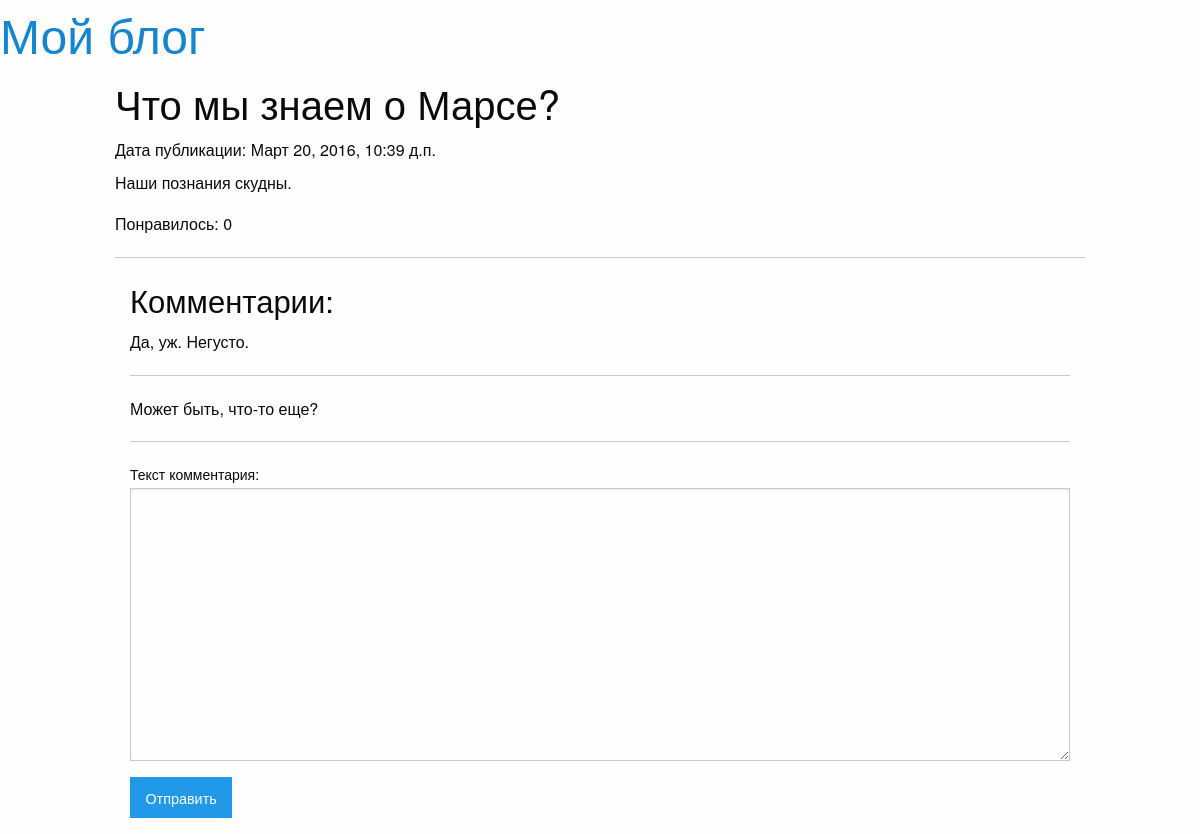
The page /articles/get/1/ on the database as committed earlier.
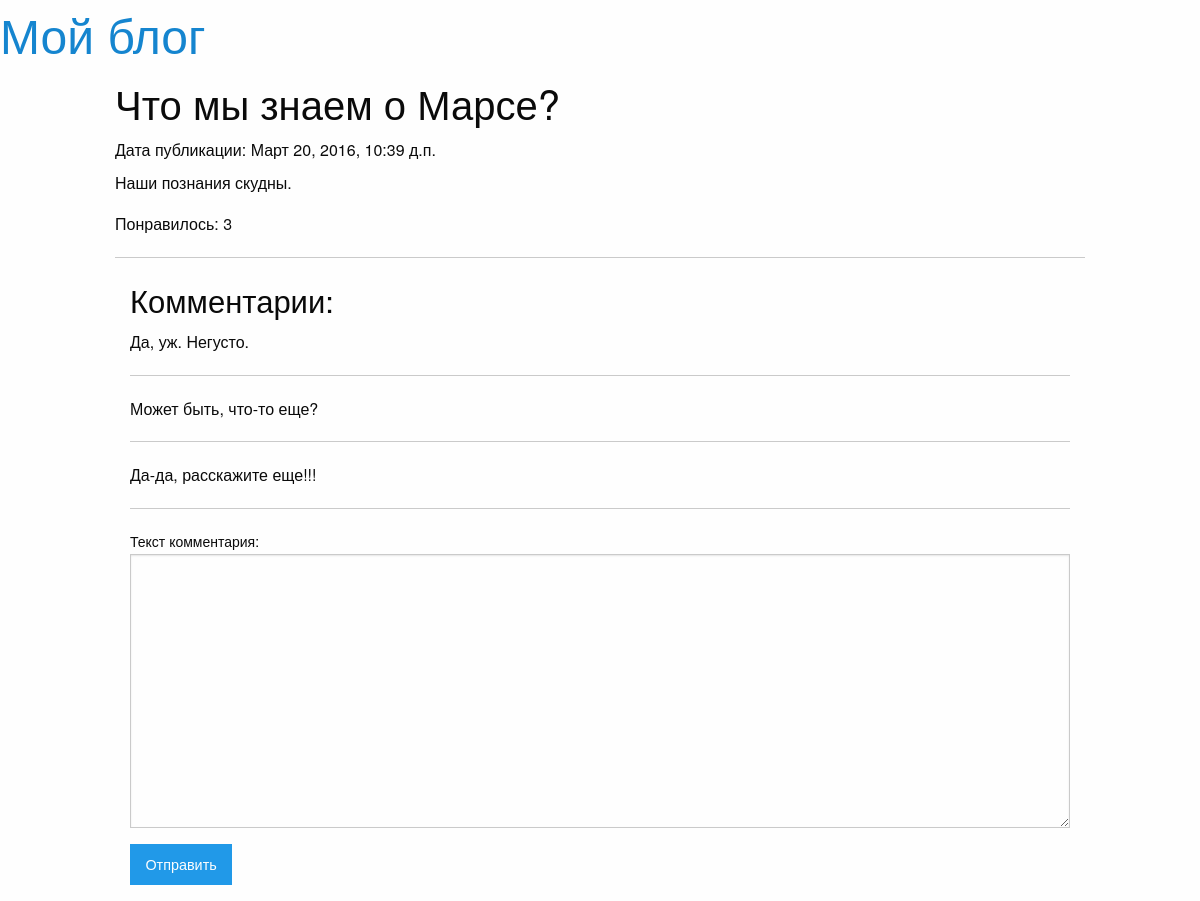
The same page on the database as committed later.
### article/models.py (models this page shows, shortened)
class Article(models.Model):
    title = models.CharField(max_length = 200)
    text = models.TextField()
    date = models.DateTimeField()
    likes = models.IntegerField(default=0)
    class Meta:
        db_table = 'articles'
        verbose_name = "Статья"
        verbose_name_plural = "Статьи"

class Comment(models.Model):
    text = models.TextField(verbose_name='Текст комментария')
    article = models.ForeignKey(Article)
    class Meta:
        db_table = 'comments'
        verbose_name = "Комментарий"
        verbose_name_plural = "Комментарии"

### article/views.py (the view)
# urls.py: url(r'^articles/get/(?P<id>\d+)/', views.article),
def article(request, id=1):
    article = get_object_or_404(Article, id=id)
    return render(request, 'article.html',
        {'article': article,
         'comments': article.comment_set.all(),
         'form': CommentForm(),
        })

### article/forms.py
class CommentForm(ModelForm):
    class Meta:
        model = Comment
        fields = ['text']

### article/templates/article.html (shortened to what this page needs)
{% extends 'main.html' %}
{% block article %}
<h2>{{ article.title }}</h2>
<h6>Дата публикации: {{ article.date }}</h6>
<p>{{ article.text }}</p>
<p>Понравилось: {{ article.likes }}</p>
<hr>
<div class="large-offset-1 columns">
<h3>Комментарии:</h3>
{% for comment in comments %}
  <p>{{ comment.text }}</p>
  <hr>
{% endfor %}
<form method="post" action="/articles/addcomment/{{ article.id }}/">
  {{ form.as_p }}
  <button type="submit" class="button">Отправить</button>
</form>
</div>
{% endblock %}

### templates/main.html (shortened to what this page needs)
{% load staticfiles %}
<!DOCTYPE html>
<html lang="ru-RU">
<head>
  <link rel="stylesheet" type="text/css" href="{% static 'css/foundation.min.css' %}">
</head>
<body>
  <h1><a href="/">Мой блог</a></h1>
  <div class="row large-10 columns">
  {% block article %}{% endblock %}
  </div>
</body>
</html>

Rows that differ between the two databases and show on the page:
changed Article "Что мы знаем о Марсе?": likes "0" → "3"
added Comment: text "Да-да, расскажите еще!!!"
